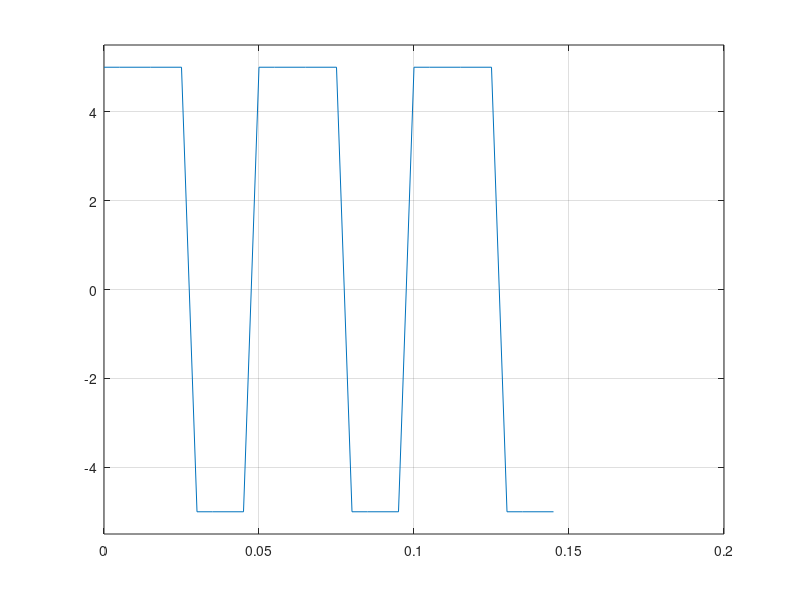

The MATLAB script that drew this image:
%%Una señal cuadrada, de amplitud 5 Volts, frecuencia fundamental 20 Hz y ciclo útil del 60%.
%%Señal cuadrada continuo

A = 5; % Amplitud
f = 20; % Frecuencia Fundamental
T = 3*(1/f); % Periodo
duty=60;%ciclo util
Fs=200;%frecuencia de muestreo
n = 0:1/Fs:T-1/Fs; % Tiempo de simulación graficar
x = A*square(2*pi*f*n,duty); 
% Generación de señal
plot(n,x),grid on, ylim([-5.5 5.5]) %grafica